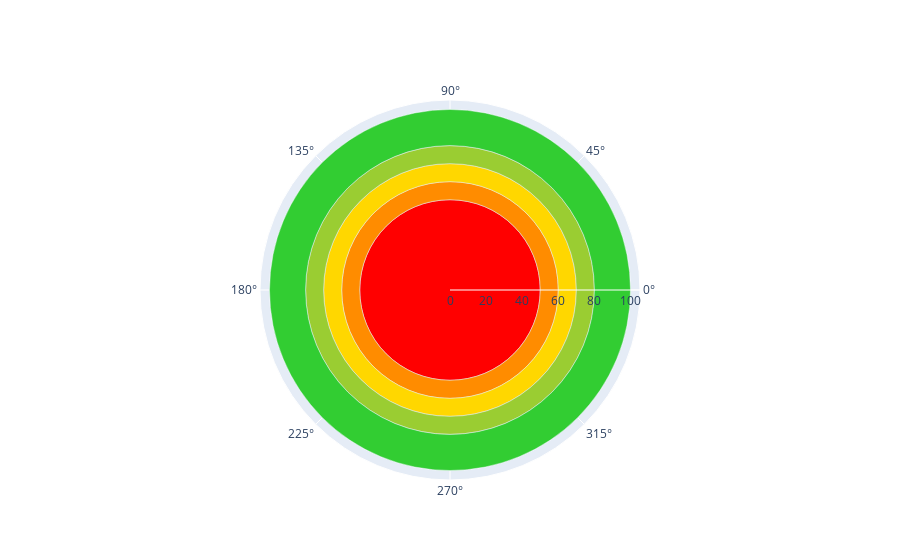

The notebook cell saved with this chart:
### Markdown cell above
## Position Strength Color Map

In order to visualize the difference between skills (expertise) on a specific __position__ or skill __values__, most of the soccer visualizations utilizes different set of coloring. For example:


```
color_map = {0:'rgb(255, 0, 0)',     # red              if      0  <= skill < 50
             1:'rgb(255, 140, 0)',   # dark orange      if      50 <= skill < 60
             2:'rgb(255, 215, 0)',   # gold             if      60 <= skill < 70
             3:'rgb(154,205,50)',    # yellow green     if      70 <= skill < 80
             4:'rgb(50, 205, 50)'}   # lime green       if      80 <= skill < 99
               ```

### Code cell
import plotly.graph_objects as go

color = list(color_map.values())

fig = go.Figure(go.Barpolar(r = np.array([50, 10, 10, 10, 20]),
                            theta = np.array([360, 360, 360, 360, 360]),
                            width = 360,
                            marker_color = color))
                
#fig.update_polars(gridshape='linear')
    
fig.update_layout(polar_bargap=1)

### Figure 1 — Plotly figure (JSON) as saved in the notebook; plotly's stock layout.template omitted (floating-point values rounded to 4 significant figures)
{"data": [{"marker": {"color": ["rgb(255, 0, 0)", "rgb(255, 140, 0)", "rgb(255, 215, 0)", "rgb(154,205,50)", "rgb(50, 205, 50)"]}, "r": [50, 10, 10, 10, 20], "theta": [360, 360, 360, 360, 360], "type": "barpolar", "width": 360}], "layout": {"polar": {"bargap": 1}}}
